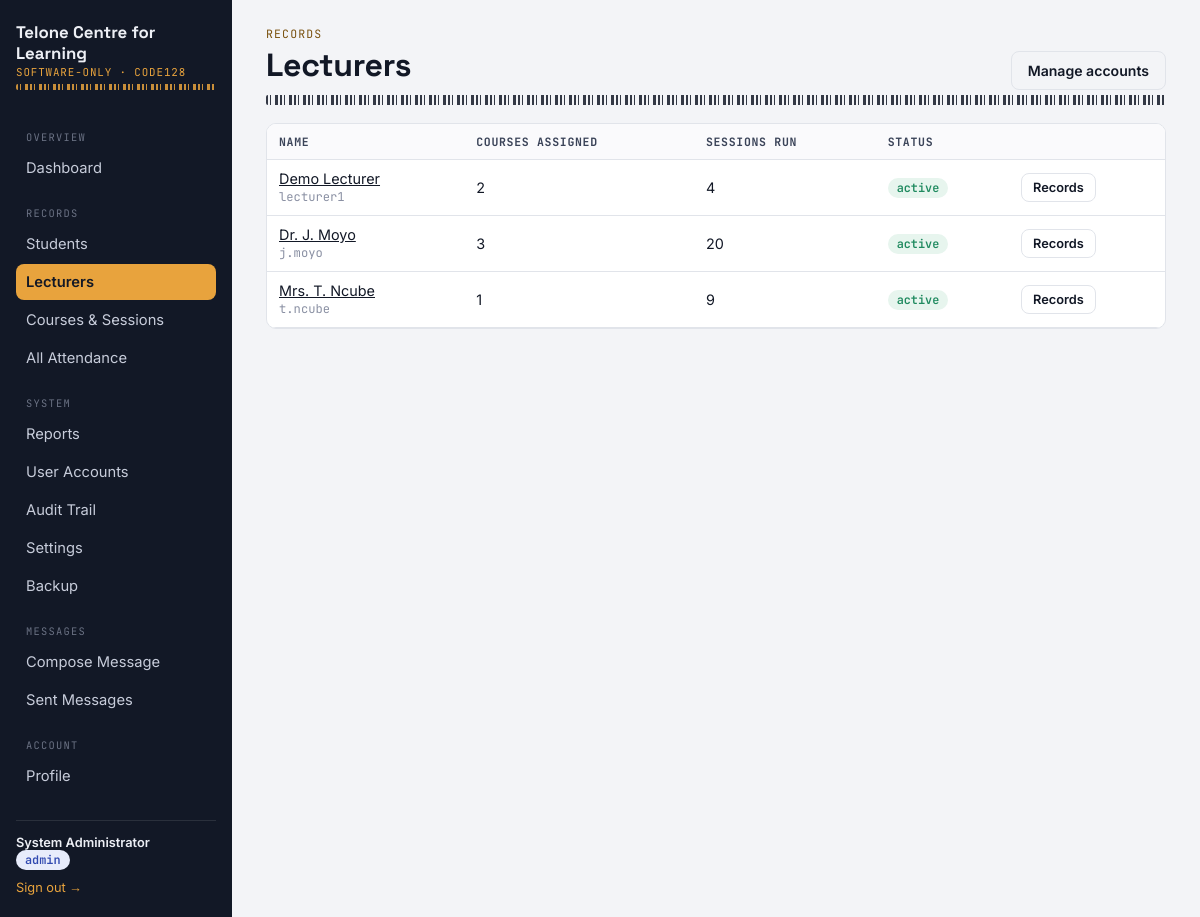
Screenshot of /lecturers (signed in) with the database file from the repository.
### tables this page shows
CREATE TABLE users (
    id            INTEGER PRIMARY KEY AUTOINCREMENT,
    username      TEXT NOT NULL UNIQUE,
    password_hash TEXT NOT NULL,
    full_name     TEXT NOT NULL,
    email         TEXT,
    role          TEXT NOT NULL CHECK (role IN ('admin', 'lecturer')),
    is_active     INTEGER NOT NULL DEFAULT 1,
    created_at    TEXT NOT NULL DEFAULT (datetime('now'))
);

### app.py (the view)
@app.route("/lecturers")
@role_required("admin")
def lecturers_list():
    db = get_db()
    rows = db.execute(
        """SELECT u.*,
                  COUNT(DISTINCT c.id) AS course_count,
                  COUNT(DISTINCT s.id) AS session_count
           FROM users u
           LEFT JOIN courses c ON c.lecturer_id = u.id
           LEFT JOIN sessions s ON s.course_id = c.id
           WHERE u.role = 'lecturer'
           GROUP BY u.id
           ORDER BY u.full_name"""
    ).fetchall()
    db.close()
    return render_template("lecturers.html", lecturers=rows)

### app.py (called while the page is built, shortened)
def role_required(*roles):
    def decorator(view):
        @wraps(view)
        def wrapped(*args, **kwargs):
            if "role" not in session:
                return redirect(url_for("login", next=request.path))
            if session.get("role") not in roles:
                abort(403)
            return view(*args, **kwargs)
        return wrapped
    return decorator

@app.context_processor
def inject_user():
    return {
        "current_user": {
            "id": session.get("user_id") or session.get("student_id"),
            "name": session.get("full_name"),
            "role": session.get("role"),
        },
        "institution_name": get_setting("institution_name", "Attendance Ledger"),
    }

def _unread_message_count():
    role = session.get("role")
    if role == "lecturer":
        rid = session.get("user_id")
        rtype = "lecturer"
    elif role == "student":
        rid = session.get("student_id")
        rtype = "student"
    else:
        return 0

@app.context_processor
def inject_unread_count():
    return {"unread_message_count": _unread_message_count()}

### database.py (called while the page is built)
def get_db():
    conn = sqlite3.connect(DB_PATH)
    conn.row_factory = sqlite3.Row
    conn.execute("PRAGMA foreign_keys = ON")
    return conn

def get_setting(key, default=None):
    conn = get_db()
    row = conn.execute("SELECT value FROM settings WHERE key=?", (key,)).fetchone()
    conn.close()
    if row is not None:
        return row["value"]
    return DEFAULT_SETTINGS.get(key, default)

### templates/lecturers.html (shortened to what this page needs)
{% extends "base.html" %}
{% block content %}
<span class="eyebrow">Records</span>
<div class="topline">
  <h1>Lecturers</h1>
  <a href="{{ url_for('users_list') }}" class="btn ghost">Manage accounts</a>
</div>
<div class="barcode-rule"></div>
<div class="table-wrap">
<table>
  <thead><tr><th>Name</th><th>Courses assigned</th><th>Sessions run</th><th>Status</th><th></th></tr></thead>
  <tbody>
  {% for l in lecturers %}
    <tr>
      <td><a href="{{ url_for('user_detail', user_id=l.id) }}">{{ l.full_name }}</a><br><span class="mono" style="color:#8a90a3; font-size:0.76rem;">{{ l.username }}</span></td>
      <td>{{ l.course_count }}</td>
      <td>{{ l.session_count }}</td>
      <td><span class="badge {{ 'active' if l.is_active else 'inactive' }}">{{ 'active' if l.is_active else 'disabled' }}</span></td>
      <td><a class="btn small ghost" href="{{ url_for('user_detail', user_id=l.id) }}">Records</a></td>
    </tr>
  {% else %}
    <tr><td colspan="5">No lecturers added yet — create one from User Accounts.</td></tr>
  {% endfor %}
  </tbody>
</table>
</div>
{% endblock %}

### static/css/style.css (style rules this page uses)
:root { --ink: #121826; --ink-soft: #3A4358; --paper: #F3F4F7; --surface: #FFFFFF; --line: #E1E4EA; --accent: #E8A33D; --accent-ink: #7A5210; --good: #1F8A5F; --good-bg: #E7F5EE; --warn: #C77C11; --warn-bg: #FBF0DC; --bad: #C0392B; --bad-bg: #FBEAE7; --radius: 10px; --font-display: "Space Grotesk", "Segoe UI", sans-serif; --font-body: "Inter", "Segoe UI", sans-serif; --font-mono: "JetBrains Mono", "Courier New", monospace; }
* { box-sizing: border-box; }
html,body { height:100%; }
body { margin:0; font-family: var(--font-body); background: var(--paper); color: var(--ink); -webkit-font-smoothing: antialiased; }
a { color: inherit; }
h1,h2,h3,h4 { font-family: var(--font-display); margin:0 0 6px; letter-spacing:-0.01em; }
code, .mono { font-family: var(--font-mono); }
.barcode-rule { height:10px; background-image: repeating-linear-gradient( 90deg, var(--ink) 0px, var(--ink) 2px, transparent 2px, transparent 4px, var(--ink) 4px, var(--ink) 5px, transparent 5px, transparent 9px, var(--ink) 9px, var(--ink) 12px, transparent 12px, transparent 14px ); opacity:0.85; border-radius: 2px; margin: 4px 0 18px; }
.topline { display:flex; align-items:baseline; justify-content:space-between; gap:12px; flex-wrap:wrap; }
.eyebrow { font-family: var(--font-mono); font-size:0.72rem; letter-spacing:0.1em; text-transform:uppercase; color: var(--accent-ink); margin-bottom:4px; display:block; }
table { width:100%; border-collapse: collapse; background: var(--surface); }
th, td { text-align:left; padding: 10px 12px; border-bottom:1px solid var(--line); font-size:0.9rem; }
th { font-family: var(--font-mono); font-size:0.72rem; text-transform:uppercase; letter-spacing:0.06em; color: var(--ink-soft); background:#FAFAFC; }
.table-wrap { border:1px solid var(--line); border-radius: var(--radius); overflow:hidden; }
.badge { display:inline-block; padding:2px 9px; border-radius:99px; font-size:0.74rem; font-weight:600; font-family: var(--font-mono); }
.badge.present, .badge.active { background: var(--good-bg); color: var(--good); }
.btn { display:inline-flex; align-items:center; gap:6px; background: var(--ink); color:#fff; border:none; border-radius:8px; padding: 10px 16px; font-weight:600; font-size:0.88rem; cursor:pointer; text-decoration:none; }
.btn.ghost { background:transparent; color: var(--ink); border:1px solid var(--line); }
.btn.small { padding:6px 11px; font-size:0.8rem; }

### rows the page displays
users: full_name "Demo Lecturer", username "lecturer1", course_count "2", session_count "4", is_active "active"
users: full_name "Dr. J. Moyo", username "j.moyo", course_count "3", session_count "20", is_active "active"
users: full_name "Mrs. T. Ncube", username "t.ncube", course_count "1", session_count "9", is_active "active"

### other values shown
{{ institution_name }} "Telone Centre for Learning"
{{ current_user.name }} "System Administrator"
{{ current_user.role }} "admin"
